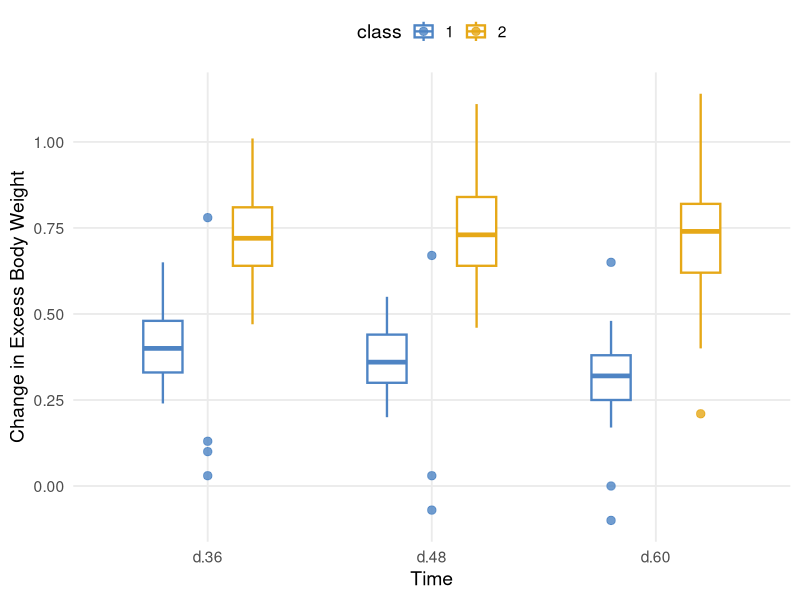

The R script that drew this image:
library(ggplot2)
library(RColorBrewer)

# Box plot summary statistics for delta EBW by time and class
# Each row: time, class, whisker_min, Q1, median, Q3, whisker_max, outlier values
df = read.csv("data_delta_ebw.csv", stringsAsFactors = FALSE)

# Parse outliers into a separate long-format data frame
outlier_rows = do.call(rbind, lapply(seq_len(nrow(df)), function(i) {
  outs = df$outliers[i]
  if (is.na(outs) || outs == "") return(NULL)
  vals = as.numeric(strsplit(outs, ";")[[1]])
  data.frame(time = df$time[i], class = as.character(df$class[i]), value = vals)
}))

df$class = as.character(df$class)

colors = brewer.pal(8, "Set2")[c(2, 4)]  # blue-ish and gold-ish

p = ggplot(df, aes(x = time, fill = class, color = class, group = interaction(time, class))) +
  geom_boxplot(
    aes(ymin = ymin, lower = lower, middle = middle, upper = upper, ymax = ymax),
    stat = "identity",
    position = position_dodge(width = 0.8),
    width = 0.35,
    linewidth = 0.8,
    fill = "white",
    outlier.shape = NA
  ) +
  geom_point(
    data = outlier_rows,
    aes(x = time, y = value, color = class, group = interaction(time, class)),
    position = position_dodge(width = 0.8),
    size = 2.5,
    alpha = 0.8,
    inherit.aes = FALSE
  ) +
  scale_color_manual(values = c("1" = "#4E84C4", "2" = "#E6A817"), name = "class") +
  scale_fill_manual(values = c("1" = "#4E84C4", "2" = "#E6A817"), name = "class") +
  scale_y_continuous(breaks = c(0.00, 0.25, 0.50, 0.75, 1.00)) +
  labs(
    x = "Time",
    y = "Change in Excess Body Weight",
    color = "Class",
    fill = "Class"
  ) +
  theme_minimal(base_size = 14) +
  theme(
    panel.grid.minor = element_blank(),
    legend.position = "top"
  )

ggsave("plot_delta_ebw.png", p, width = 5, height = 4, dpi = 800)
